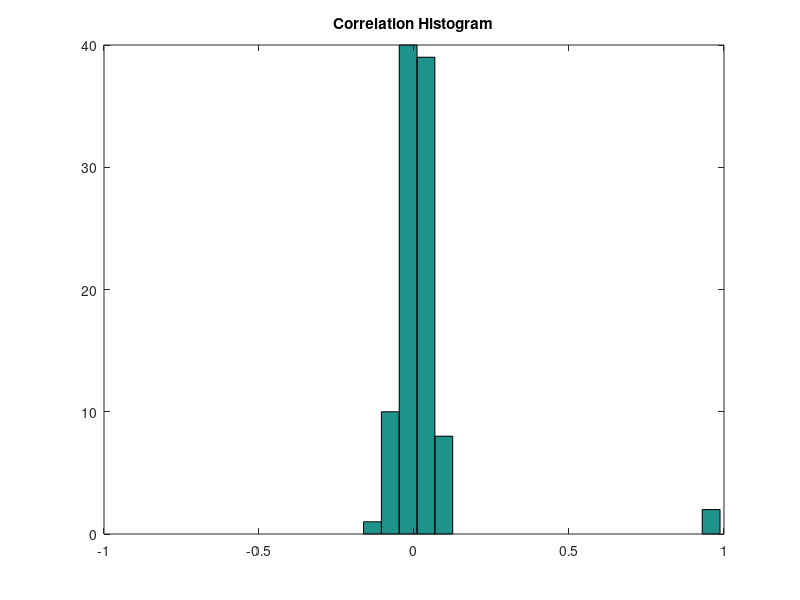

Reproduce this figure in MATLAB. (Note: this script raises an error after producing the figure.)
%% t_regressionInHighDimensions
%
% Description:
%    Try to develop some intuitions about how regression coefficients
%    behave in high dimensions.
%
%    Follows broad ideas introduced by an anonymous reviewer, although 
%    the reviewer provided code in R and modeled a different case.  The
%    code here is more like what we do in the paper.
%
% 05/05/18  dhb  Wrote it.

%% Clear and close
clear; close all;

%% Parameters
nLuminances = 20;
nTrialsPerLuminance = 25;
nNeurons = 100;
neuron1Gain = 1;
neuron2Gain = 1;
responseNoiseSd = 0.05;

%% Set up luminances across trials
theLuminances = linspace(0,1,nLuminances);
nTrials = nLuminances*nTrialsPerLuminance;
theTrialLuminances = zeros(nTrials,1);
lumIndex = 1;
for ll = 1:nLuminances
    for nn = 1:nTrialsPerLuminance
        theTrialLuminances(lumIndex) = theLuminances(ll);
        lumIndex = lumIndex+1;
    end
end

%% First two neurons have responses that are related to luminances
neuron1Responses = neuron1Gain*theTrialLuminances + normrnd(0,responseNoiseSd,nTrials,1);
neuron2Responses = neuron2Gain*theTrialLuminances + normrnd(0,responseNoiseSd,nTrials,1);

%% Rest of neurons have resposnes that are pure noise
nOtherNeurons = nNeurons-2;
neuronOtherResponses = normrnd(0,responseNoiseSd,nTrials,nOtherNeurons);

%% Neural response matrix (nTrials by nNeurons)
neuronResponses = [neuron1Responses neuron2Responses neuronOtherResponses];

%% Compute correlation coefficients between each neuron's responses and luminance
%
% Most are pretty small, two are large. As expected.
for nn = 1:nNeurons
    corrTemp = corrcoef(theTrialLuminances,neuronResponses(:,nn));
    corrsWithLum(nn) = corrTemp(1,2);
end
nHistBins = 20;
figure; clf;
hist(corrsWithLum,nHistBins); xlim([-1 1]);
title('Correlation Histogram');

%% Set percent criteria for analysis below
percentCrits = [25 50 75];

%% Build linear regression decoder for luminance, based on responses
%
% Question is, how are weights distributed?  Most are distributed around
% zero, two are large.  As it should be.
regWeights1 = neuronResponses\theTrialLuminances;
predTrialLuminances = neuronResponses * regWeights1;

% Compute our statistic
reg1Percents = GetRegWeightPercentiles(regWeights1,percentCrits);
fprintf('backslash (percentCrits) (25, 50, 75): ');
for ii = 1:length(percentCrits)
    fprintf('%d%% ',reg1Percents(ii));
end
fprintf('\n');

%% Try regression using regress, which "sets maximum number of weights to zero"
regWeights2 = regress(theTrialLuminances,neuronResponses);

% Compute our statistic
reg2Percents = GetRegWeightPercentiles(regWeights2,percentCrits);
fprintf('regress percentiles (25, 50, 75): ');
for ii = 1:length(percentCrits)
    fprintf('%d%% ',reg2Percents(ii));
end
fprintf('\n');

%% And using robustfit. This tries to ignore outliers
regWeights3 = robustfit(neuronResponses,theTrialLuminances,[],[],'off');

% Compute our statistic
reg3Percents = GetRegWeightPercentiles(regWeights3,percentCrits);
fprintf('robust percentiles (25, 50, 75): ');
for ii = 1:length(percentCrits)
    fprintf('%d%% ',reg3Percents(ii));
end
fprintf('\n');

%% Try using Matlab's regularized regression, default params
regFitResults = fitrlinear(neuronResponses,theTrialLuminances,'FitBias',false);
regWeights4 = regFitResults.Beta;

% Compute our statistic
reg4Percents = GetRegWeightPercentiles(regWeights4,percentCrits);
fprintf('fitrlinear percentiles (25, 50, 75): ')
for ii = 1:length(percentCrits)
    fprintf('%d%% ',reg4Percents(ii));
end
fprintf('\n');

%% Make a histogram of the regression weights.
nHistBins = 20;
figure; clf;
hist([regWeights1 regWeights1 regWeights3 regWeights4],nHistBins);
title('Regression Weight Histogram');
legend({'backslash','regress','robustfit','fitrlinear'},'Location','NorthEast');

%% Try using Matlab's regularized regression, cross-validated lasso
lambda = logspace(-8,-1,25);
regFitResultsCV = fitrlinear(neuronResponses',theTrialLuminances, ...
    'ObservationsIn','columns','KFold',5,'Lambda',lambda, ...
    'Learner','leastsquares','Solver','sparsa','Regularization','lasso', ...
    'FitBias',false);
mseCV = kfoldLoss(regFitResultsCV);
[~,rindex] = min(mseCV);
regFitResults = fitrlinear(neuronResponses',theTrialLuminances, ...
    'ObservationsIn','columns','Lambda',lambda, ...
    'Learner','leastsquares','Solver','sparsa','Regularization','lasso', ...
    'FitBias',false);
numNZCoef = sum(regFitResults.Beta~=0);
coeffL1Norm = sum(abs(regFitResults.Beta));
coeffL2Norm = sum(regFitResults.Beta.^2);
mse = loss(regFitResults,neuronResponses,theTrialLuminances);
regWeights5 = regFitResults.Beta(:,rindex);

figure; set(gcf,'Position',[1000 360 880 460])
subplot(1,2,1); hold on;
[h,hL1,hL2] = plotyy(log10(lambda),log10(mseCV),log10(lambda),log10(numNZCoef));
hL1.Marker = 'o';
hL2.Marker = 'o';
ylabel(h(1),'log_{10} MSE')
ylabel(h(2),'log_{10} nonzero-coefficient number')
xlabel('log_{10} Lambda')
title(sprintf('MSE: %0.2g, number non zero coefficients: %d',mse(rindex),numNZCoef(rindex)));
subplot(1,2,2); hold on;
[h,hL1,hL2] = plotyy(log10(lambda),log10(coeffL1Norm),log10(lambda),log10(coeffL2Norm));
hL1.Marker = 'o';
hL2.Marker = 'o';
ylabel(h(1),'log_{10} L1 Norm')
ylabel(h(2),'log_{10} L2 Norm')
xlabel('log_{10} Lambda')
title(sprintf('Lasso L1 and L2 norms'));

% Compute our statistic
reg5Percents = GetRegWeightPercentiles(regWeights5,percentCrits);
fprintf('CV lasso percentiles (25, 50, 75): ')
for ii = 1:length(percentCrits)
    fprintf('%d%% ',reg5Percents(ii));
end
fprintf('\n');

%% Try using Matlab's regularized regression, cross-validated ridge
lambda = logspace(-8,-1,25);
regFitResultsCV = fitrlinear(neuronResponses',theTrialLuminances, ...
    'ObservationsIn','columns','KFold',5,'Lambda',lambda, ...
    'Learner','leastsquares','Solver','lbfgs','Regularization','ridge', ...
    'FitBias',false);
mseCV = kfoldLoss(regFitResultsCV);
[~,rindex] = min(mseCV);
regFitResults = fitrlinear(neuronResponses',theTrialLuminances, ...
    'ObservationsIn','columns','Lambda',lambda, ...
    'Learner','leastsquares','Solver','lbfgs','Regularization','ridge', ...
    'FitBias',false);
numNZCoef = sum(regFitResults.Beta~=0);
coeffL1Norm = sum(abs(regFitResults.Beta));
coeffL2Norm = sum(regFitResults.Beta.^2);
mse = loss(regFitResults,neuronResponses,theTrialLuminances);
regWeights6 = regFitResults.Beta(:,rindex);

figure; set(gcf,'Position',[1000 360 880 460])
subplot(1,2,1); hold on;
[h,hL1,hL2] = plotyy(log10(lambda),log10(mseCV),log10(lambda),log10(numNZCoef));
hL1.Marker = 'o';
hL2.Marker = 'o';
ylabel(h(1),'log_{10} MSE')
ylabel(h(2),'log_{10} nonzero-coefficient number')
xlabel('log_{10} Lambda')
title(sprintf('MSE: %0.2g, number non zero coefficients: %d',mse(rindex),numNZCoef(rindex)));
subplot(1,2,2); hold on;
[h,hL1,hL2] = plotyy(log10(lambda),log10(coeffL1Norm),log10(lambda),log10(coeffL2Norm));
hL1.Marker = 'o';
hL2.Marker = 'o';
ylabel(h(1),'log_{10} L1 Norm')
ylabel(h(2),'log_{10} L2 Norm')
xlabel('log_{10} Lambda')
title(sprintf('Ridge L1 and L2 norms'));

% Compute our statistic
reg5Percents = GetRegWeightPercentiles(regWeights5,percentCrits);
fprintf('CV ridge percentiles (25, 50, 75): ')
for ii = 1:length(percentCrits)
    fprintf('%d%% ',reg5Percents(ii));
end
fprintf('\n');

%% Make a histogram of the regression weights.
nHistBins = 20;
figure; clf;
hist([regWeights1 regWeights1 regWeights3 regWeights4 regWeights5 regWeights6],nHistBins);
title('Regression Weight Histogram');
legend({'backslash','regress','robustfit','fitrlinear','cv lasso', 'cv ridge'},'Location','NorthEast');

%% Plot sorted regression weights
figure; clf; hold on
plot(sort(regWeights1),'ko','MarkerSize',8,'MarkerFaceColor','k');
plot(sort(regWeights5),'ro','MarkerSize',8,'MarkerFaceColor','r');
plot(sort(regWeights6),'bo','MarkerSize',8,'MarkerFaceColor','b');
legend({'regress', 'cv lasso', 'cv rigdge'});
